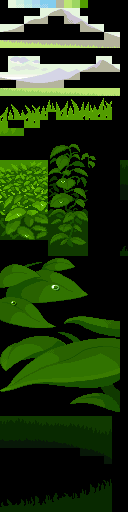
#> input picture pokeconfluence/test/compression/large_mode_4.png, 128 x 512 px
$ python split_overworld.py ../../../pokeconfluence/test/compression/large_mode_4.png ../../../pokeconfluence/test/compression/large_mode_4.png 5 5
#> lines starting #> are read from the running program, lines starting #| are printed output that depends on the picture
### tools/poke-asset-tools/bin/asset_common.py
#!/usr/bin/env python3
"""
asset_common.py - Shared Core Library for GBA Retro Asset Tools & Compilers.
Provides GBA 15-bit color snapping, palette read/write (JASC, ACT, GBAPAL, C),
tile transformations, MSE diffing, and environment bootstrapping.
"""

import os
import struct
import sys
from pathlib import Path


# --- BOOTSTRAP ENVIRONMENT ---
def ensure_dependencies():
    """Ensure Pillow and NumPy are imported, re-executing with workspace venv if needed."""
    try:
        import numpy
        import PIL
    except ImportError:
        ws_root = Path(__file__).resolve().parents[3]
        venv_candidates = [
            ws_root / "pokeconfluence" / ".venv" / "bin" / "python",
            ws_root / ".venv" / "bin" / "python",
            Path("/home/mosberg/wsl_projects/pokemon/pokeconfluence/.venv/bin/python")
        ]
        for venv_py in venv_candidates:
            if venv_py.exists() and sys.executable != str(venv_py):
                os.execv(str(venv_py), [str(venv_py)] + sys.argv)
        raise RuntimeError("Pillow and NumPy are required. Please run inside the project virtualenv.")

# --- COLOR MATH & BGR555 CONVERSION ---
# [6 lines left out: function snap_to_gba_15bit, not called in this run]

to_gba_color = snap_to_gba_15bit

# [100 lines left out: functions rgb888_to_bgr555, bgr555_to_rgb888, read_jasc_pal, write_jasc_pal, read_act, write_act and 5 more, not called in this run]

### tools/poke-asset-tools/bin/split_overworld.py
#!/usr/bin/env python3
import sys
from pathlib import Path

# Add tool directory to path and bootstrap dependencies
sys.path.insert(0, str(Path(__file__).resolve().parent))
try:
    import asset_common

    asset_common.ensure_dependencies()
except ImportError:
    pass

import sys
from pathlib import Path

import numpy as np
from PIL import Image


def split_and_index_sheet(
    sheet_path: str,
    output_dir: str,
    frame_w: int = 16,
    frame_h: int = 32,
    export_strip: bool = True
):
#> called with frame_w = 5, frame_h = 5, export_strip = True
    sheet = Image.open(sheet_path).convert("RGBA")
    total_w, total_h = sheet.size
#> total_w = 128; total_h = 512

    cols = total_w // frame_w
#> cols = 25
    rows = total_h // frame_h
#> rows = 102
    out_path = Path(output_dir)
    out_path.mkdir(parents=True, exist_ok=True)

    # Global palette quantization for the entire sheet to prevent color drift across frames
    rgb_sheet = Image.new("RGB", sheet.size, (255, 0, 255))
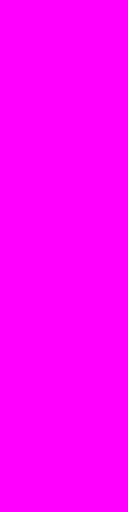
#> rgb_sheet: PIL image 128x512 RGB; mean R, G, B 255, 0, 255
    rgb_sheet.paste(sheet, mask=sheet.split()[3])
#> rgb_sheet is the input picture: PIL image 128x512 RGB; mean R, G, B 32.4, 55, 16.5

    # 15 visible colors + 1 reserved for transparency (Index 0 = #FF00FF)
    quantized = rgb_sheet.quantize(colors=15, method=Image.Quantize.MEDIANCUT)
    raw_pal = quantized.getpalette()[:45]
#> raw_pal = 45 values, max 246 at index 1, min 0 at index 17, mean 86.49
    final_pal = [255, 0, 255] + raw_pal
#> final_pal = 48 values, max 255 at index 0, min 0 at index 1, mean 91.71
    while len(final_pal) < 768:
        final_pal.extend([0, 0, 0])
#> after the loop, final_pal = 768 values, max 255 at index 0, min 0 at index 1, mean 5.73

    frames = []
    directions = ["down", "up", "left", "right"]

    for r in range(rows):
        dir_name = directions[r] if r < len(directions) else f"row_{r}"
        for c in range(cols):
            box = (c * frame_w, r * frame_h, (c + 1) * frame_w, (r + 1) * frame_h)
            cropped_rgba = sheet.crop(box)
            cropped_q = quantized.crop(box)

            alpha = np.array(cropped_rgba)[:, :, 3]
            idx_arr = np.array(cropped_q) + 1
            idx_arr[alpha < 128] = 0

            frame_img = Image.fromarray(idx_arr.astype(np.uint8), mode="P")
            frame_img.putpalette(final_pal)

            frame_name = f"{dir_name}_frame_{c}.png"
            frame_img.save(out_path / frame_name)
            frames.append(frame_img)
#> after the loop, frames = 2550 items

    # Decomp projects often expect a single horizontal strip per object event
    if export_strip and frames:
        strip = Image.new("P", (frame_w * len(frames), frame_h))
        strip.putpalette(final_pal)
        for i, frame in enumerate(frames):
            strip.paste(frame, (i * frame_w, 0))
        strip.save(out_path / "sheet_decomp_strip.png")
        print(f"[✓] Decomp horizontal strip saved: {out_path / 'sheet_decomp_strip.png'}")

    print(f"[✓] Extracted {len(frames)} frames into: {out_path}")
#| [✓] Extracted 2550 frames into: ../../../pokeconfluence/test/compression/large_mode_4.png

if __name__ == "__main__":
    if len(sys.argv) < 3:
        print("Usage: python split_overworld.py <sheet.png> <output_dir> [frame_w] [frame_h]")
        sys.exit(1)

    fw = int(sys.argv[3]) if len(sys.argv) > 3 else 16
    fh = int(sys.argv[4]) if len(sys.argv) > 4 else 32
    split_and_index_sheet(sys.argv[1], sys.argv[2], fw, fh)
